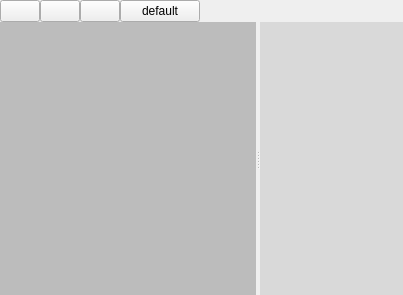
<?xml version="1.0" encoding="UTF-8"?>
<ui version="4.0">
 <class>PlanEditor</class>
 <widget class="QWidget" name="PlanEditor">
  <property name="geometry">
   <rect>
    <x>0</x>
    <y>0</y>
    <width>403</width>
    <height>295</height>
   </rect>
  </property>
  <property name="windowTitle">
   <string>Plan Editor</string>
  </property>
  <layout class="QGridLayout" name="gridLayout">
   <property name="leftMargin">
    <number>0</number>
   </property>
   <property name="topMargin">
    <number>0</number>
   </property>
   <property name="rightMargin">
    <number>0</number>
   </property>
   <property name="bottomMargin">
    <number>0</number>
   </property>
   <property name="spacing">
    <number>0</number>
   </property>
   <item row="0" column="3">
    <widget class="QPushButton" name="pushButtonTest">
     <property name="text">
      <string>default</string>
     </property>
    </widget>
   </item>
   <item row="0" column="4">
    <spacer name="horizontalSpacer">
     <property name="orientation">
      <enum>Qt::Horizontal</enum>
     </property>
     <property name="sizeHint" stdset="0">
      <size>
       <width>40</width>
       <height>20</height>
      </size>
     </property>
    </spacer>
   </item>
   <item row="1" column="0" colspan="5">
    <widget class="QSplitter" name="splitter">
     <property name="lineWidth">
      <number>0</number>
     </property>
     <property name="orientation">
      <enum>Qt::Horizontal</enum>
     </property>
     <widget class="plan::CodeEditor" name="plainTextEditPlan">
      <property name="sizePolicy">
       <sizepolicy hsizetype="MinimumExpanding" vsizetype="MinimumExpanding">
        <horstretch>0</horstretch>
        <verstretch>0</verstretch>
       </sizepolicy>
      </property>
      <property name="palette">
       <palette>
        <active>
         <colorrole role="WindowText">
          <brush brushstyle="SolidPattern">
           <color alpha="255">
            <red>255</red>
            <green>255</green>
            <blue>255</blue>
           </color>
          </brush>
         </colorrole>
         <colorrole role="Button">
          <brush brushstyle="SolidPattern">
           <color alpha="44">
            <red>0</red>
            <green>0</green>
            <blue>0</blue>
           </color>
          </brush>
         </colorrole>
         <colorrole role="Light">
          <brush brushstyle="SolidPattern">
           <color alpha="44">
            <red>0</red>
            <green>0</green>
            <blue>0</blue>
           </color>
          </brush>
         </colorrole>
         <colorrole role="Midlight">
          <brush brushstyle="SolidPattern">
           <color alpha="44">
            <red>0</red>
            <green>0</green>
            <blue>0</blue>
           </color>
          </brush>
         </colorrole>
         <colorrole role="Dark">
          <brush brushstyle="SolidPattern">
           <color alpha="44">
            <red>0</red>
            <green>0</green>
            <blue>0</blue>
           </color>
          </brush>
         </colorrole>
         <colorrole role="Mid">
          <brush brushstyle="SolidPattern">
           <color alpha="44">
            <red>0</red>
            <green>0</green>
            <blue>0</blue>
           </color>
          </brush>
         </colorrole>
         <colorrole role="Text">
          <brush brushstyle="SolidPattern">
           <color alpha="255">
            <red>255</red>
            <green>255</green>
            <blue>255</blue>
           </color>
          </brush>
         </colorrole>
         <colorrole role="BrightText">
          <brush brushstyle="SolidPattern">
           <color alpha="255">
            <red>255</red>
            <green>255</green>
            <blue>255</blue>
           </color>
          </brush>
         </colorrole>
         <colorrole role="ButtonText">
          <brush brushstyle="SolidPattern">
           <color alpha="255">
            <red>255</red>
            <green>255</green>
            <blue>255</blue>
           </color>
          </brush>
         </colorrole>
         <colorrole role="Base">
          <brush brushstyle="SolidPattern">
           <color alpha="54">
            <red>0</red>
            <green>0</green>
            <blue>0</blue>
           </color>
          </brush>
         </colorrole>
         <colorrole role="Window">
          <brush brushstyle="SolidPattern">
           <color alpha="44">
            <red>0</red>
            <green>0</green>
            <blue>0</blue>
           </color>
          </brush>
         </colorrole>
         <colorrole role="Shadow">
          <brush brushstyle="SolidPattern">
           <color alpha="255">
            <red>0</red>
            <green>0</green>
            <blue>0</blue>
           </color>
          </brush>
         </colorrole>
         <colorrole role="AlternateBase">
          <brush brushstyle="SolidPattern">
           <color alpha="149">
            <red>0</red>
            <green>0</green>
            <blue>0</blue>
           </color>
          </brush>
         </colorrole>
         <colorrole role="ToolTipBase">
          <brush brushstyle="SolidPattern">
           <color alpha="255">
            <red>255</red>
            <green>255</green>
            <blue>220</blue>
           </color>
          </brush>
         </colorrole>
         <colorrole role="ToolTipText">
          <brush brushstyle="SolidPattern">
           <color alpha="255">
            <red>0</red>
            <green>0</green>
            <blue>0</blue>
           </color>
          </brush>
         </colorrole>
         <colorrole role="PlaceholderText">
          <brush brushstyle="NoBrush">
           <color alpha="128">
            <red>255</red>
            <green>255</green>
            <blue>255</blue>
           </color>
          </brush>
         </colorrole>
        </active>
        <inactive>
         <colorrole role="WindowText">
          <brush brushstyle="SolidPattern">
           <color alpha="255">
            <red>255</red>
            <green>255</green>
            <blue>255</blue>
           </color>
          </brush>
         </colorrole>
         <colorrole role="Button">
          <brush brushstyle="SolidPattern">
           <color alpha="44">
            <red>0</red>
            <green>0</green>
            <blue>0</blue>
           </color>
          </brush>
         </colorrole>
         <colorrole role="Light">
          <brush brushstyle="SolidPattern">
           <color alpha="44">
            <red>0</red>
            <green>0</green>
            <blue>0</blue>
           </color>
          </brush>
         </colorrole>
         <colorrole role="Midlight">
          <brush brushstyle="SolidPattern">
           <color alpha="44">
            <red>0</red>
            <green>0</green>
            <blue>0</blue>
           </color>
          </brush>
         </colorrole>
         <colorrole role="Dark">
          <brush brushstyle="SolidPattern">
           <color alpha="44">
            <red>0</red>
            <green>0</green>
            <blue>0</blue>
           </color>
          </brush>
         </colorrole>
         <colorrole role="Mid">
          <brush brushstyle="SolidPattern">
           <color alpha="44">
            <red>0</red>
            <green>0</green>
            <blue>0</blue>
           </color>
          </brush>
         </colorrole>
         <colorrole role="Text">
          <brush brushstyle="SolidPattern">
           <color alpha="255">
            <red>255</red>
            <green>255</green>
            <blue>255</blue>
           </color>
          </brush>
         </colorrole>
         <colorrole role="BrightText">
          <brush brushstyle="SolidPattern">
           <color alpha="255">
            <red>255</red>
            <green>255</green>
            <blue>255</blue>
           </color>
          </brush>
         </colorrole>
         <colorrole role="ButtonText">
          <brush brushstyle="SolidPattern">
           <color alpha="255">
            <red>255</red>
            <green>255</green>
            <blue>255</blue>
           </color>
          </brush>
         </colorrole>
         <colorrole role="Base">
          <brush brushstyle="SolidPattern">
           <color alpha="54">
            <red>0</red>
            <green>0</green>
            <blue>0</blue>
           </color>
          </brush>
         </colorrole>
         <colorrole role="Window">
          <brush brushstyle="SolidPattern">
           <color alpha="44">
            <red>0</red>
            <green>0</green>
            <blue>0</blue>
           </color>
          </brush>
         </colorrole>
         <colorrole role="Shadow">
          <brush brushstyle="SolidPattern">
           <color alpha="255">
            <red>0</red>
            <green>0</green>
            <blue>0</blue>
           </color>
          </brush>
         </colorrole>
         <colorrole role="AlternateBase">
          <brush brushstyle="SolidPattern">
           <color alpha="149">
            <red>0</red>
            <green>0</green>
            <blue>0</blue>
           </color>
          </brush>
         </colorrole>
         <colorrole role="ToolTipBase">
          <brush brushstyle="SolidPattern">
           <color alpha="255">
            <red>255</red>
            <green>255</green>
            <blue>220</blue>
           </color>
          </brush>
         </colorrole>
         <colorrole role="ToolTipText">
          <brush brushstyle="SolidPattern">
           <color alpha="255">
            <red>0</red>
            <green>0</green>
            <blue>0</blue>
           </color>
          </brush>
         </colorrole>
         <colorrole role="PlaceholderText">
          <brush brushstyle="NoBrush">
           <color alpha="128">
            <red>255</red>
            <green>255</green>
            <blue>255</blue>
           </color>
          </brush>
         </colorrole>
        </inactive>
        <disabled>
         <colorrole role="WindowText">
          <brush brushstyle="SolidPattern">
           <color alpha="44">
            <red>0</red>
            <green>0</green>
            <blue>0</blue>
           </color>
          </brush>
         </colorrole>
         <colorrole role="Button">
          <brush brushstyle="SolidPattern">
           <color alpha="44">
            <red>0</red>
            <green>0</green>
            <blue>0</blue>
           </color>
          </brush>
         </colorrole>
         <colorrole role="Light">
          <brush brushstyle="SolidPattern">
           <color alpha="44">
            <red>0</red>
            <green>0</green>
            <blue>0</blue>
           </color>
          </brush>
         </colorrole>
         <colorrole role="Midlight">
          <brush brushstyle="SolidPattern">
           <color alpha="44">
            <red>0</red>
            <green>0</green>
            <blue>0</blue>
           </color>
          </brush>
         </colorrole>
         <colorrole role="Dark">
          <brush brushstyle="SolidPattern">
           <color alpha="44">
            <red>0</red>
            <green>0</green>
            <blue>0</blue>
           </color>
          </brush>
         </colorrole>
         <colorrole role="Mid">
          <brush brushstyle="SolidPattern">
           <color alpha="44">
            <red>0</red>
            <green>0</green>
            <blue>0</blue>
           </color>
          </brush>
         </colorrole>
         <colorrole role="Text">
          <brush brushstyle="SolidPattern">
           <color alpha="44">
            <red>0</red>
            <green>0</green>
            <blue>0</blue>
           </color>
          </brush>
         </colorrole>
         <colorrole role="BrightText">
          <brush brushstyle="SolidPattern">
           <color alpha="255">
            <red>255</red>
            <green>255</green>
            <blue>255</blue>
           </color>
          </brush>
         </colorrole>
         <colorrole role="ButtonText">
          <brush brushstyle="SolidPattern">
           <color alpha="44">
            <red>0</red>
            <green>0</green>
            <blue>0</blue>
           </color>
          </brush>
         </colorrole>
         <colorrole role="Base">
          <brush brushstyle="SolidPattern">
           <color alpha="44">
            <red>0</red>
            <green>0</green>
            <blue>0</blue>
           </color>
          </brush>
         </colorrole>
         <colorrole role="Window">
          <brush brushstyle="SolidPattern">
           <color alpha="44">
            <red>0</red>
            <green>0</green>
            <blue>0</blue>
           </color>
          </brush>
         </colorrole>
         <colorrole role="Shadow">
          <brush brushstyle="SolidPattern">
           <color alpha="255">
            <red>0</red>
            <green>0</green>
            <blue>0</blue>
           </color>
          </brush>
         </colorrole>
         <colorrole role="AlternateBase">
          <brush brushstyle="SolidPattern">
           <color alpha="44">
            <red>0</red>
            <green>0</green>
            <blue>0</blue>
           </color>
          </brush>
         </colorrole>
         <colorrole role="ToolTipBase">
          <brush brushstyle="SolidPattern">
           <color alpha="255">
            <red>255</red>
            <green>255</green>
            <blue>220</blue>
           </color>
          </brush>
         </colorrole>
         <colorrole role="ToolTipText">
          <brush brushstyle="SolidPattern">
           <color alpha="255">
            <red>0</red>
            <green>0</green>
            <blue>0</blue>
           </color>
          </brush>
         </colorrole>
         <colorrole role="PlaceholderText">
          <brush brushstyle="NoBrush">
           <color alpha="128">
            <red>255</red>
            <green>255</green>
            <blue>255</blue>
           </color>
          </brush>
         </colorrole>
        </disabled>
       </palette>
      </property>
      <property name="font">
       <font>
        <family>Courier</family>
        <pointsize>10</pointsize>
       </font>
      </property>
      <property name="frameShape">
       <enum>QFrame::NoFrame</enum>
      </property>
      <property name="frameShadow">
       <enum>QFrame::Plain</enum>
      </property>
      <property name="plainText">
       <string/>
      </property>
      <property name="tabStopDistance">
       <double>30.000000000000000</double>
      </property>
     </widget>
     <widget class="QPlainTextEdit" name="plainTextEditParseErrors">
      <property name="palette">
       <palette>
        <active>
         <colorrole role="WindowText">
          <brush brushstyle="SolidPattern">
           <color alpha="255">
            <red>255</red>
            <green>255</green>
            <blue>255</blue>
           </color>
          </brush>
         </colorrole>
         <colorrole role="Button">
          <brush brushstyle="SolidPattern">
           <color alpha="68">
            <red>0</red>
            <green>0</green>
            <blue>0</blue>
           </color>
          </brush>
         </colorrole>
         <colorrole role="Light">
          <brush brushstyle="SolidPattern">
           <color alpha="68">
            <red>0</red>
            <green>0</green>
            <blue>0</blue>
           </color>
          </brush>
         </colorrole>
         <colorrole role="Midlight">
          <brush brushstyle="SolidPattern">
           <color alpha="68">
            <red>0</red>
            <green>0</green>
            <blue>0</blue>
           </color>
          </brush>
         </colorrole>
         <colorrole role="Dark">
          <brush brushstyle="SolidPattern">
           <color alpha="68">
            <red>0</red>
            <green>0</green>
            <blue>0</blue>
           </color>
          </brush>
         </colorrole>
         <colorrole role="Mid">
          <brush brushstyle="SolidPattern">
           <color alpha="68">
            <red>0</red>
            <green>0</green>
            <blue>0</blue>
           </color>
          </brush>
         </colorrole>
         <colorrole role="Text">
          <brush brushstyle="SolidPattern">
           <color alpha="255">
            <red>255</red>
            <green>255</green>
            <blue>255</blue>
           </color>
          </brush>
         </colorrole>
         <colorrole role="BrightText">
          <brush brushstyle="SolidPattern">
           <color alpha="255">
            <red>255</red>
            <green>255</green>
            <blue>255</blue>
           </color>
          </brush>
         </colorrole>
         <colorrole role="ButtonText">
          <brush brushstyle="SolidPattern">
           <color alpha="255">
            <red>255</red>
            <green>255</green>
            <blue>255</blue>
           </color>
          </brush>
         </colorrole>
         <colorrole role="Base">
          <brush brushstyle="SolidPattern">
           <color alpha="24">
            <red>0</red>
            <green>0</green>
            <blue>0</blue>
           </color>
          </brush>
         </colorrole>
         <colorrole role="Window">
          <brush brushstyle="SolidPattern">
           <color alpha="68">
            <red>0</red>
            <green>0</green>
            <blue>0</blue>
           </color>
          </brush>
         </colorrole>
         <colorrole role="Shadow">
          <brush brushstyle="SolidPattern">
           <color alpha="255">
            <red>0</red>
            <green>0</green>
            <blue>0</blue>
           </color>
          </brush>
         </colorrole>
         <colorrole role="AlternateBase">
          <brush brushstyle="SolidPattern">
           <color alpha="161">
            <red>0</red>
            <green>0</green>
            <blue>0</blue>
           </color>
          </brush>
         </colorrole>
         <colorrole role="ToolTipBase">
          <brush brushstyle="SolidPattern">
           <color alpha="255">
            <red>255</red>
            <green>255</green>
            <blue>220</blue>
           </color>
          </brush>
         </colorrole>
         <colorrole role="ToolTipText">
          <brush brushstyle="SolidPattern">
           <color alpha="255">
            <red>0</red>
            <green>0</green>
            <blue>0</blue>
           </color>
          </brush>
         </colorrole>
         <colorrole role="PlaceholderText">
          <brush brushstyle="NoBrush">
           <color alpha="128">
            <red>255</red>
            <green>255</green>
            <blue>255</blue>
           </color>
          </brush>
         </colorrole>
        </active>
        <inactive>
         <colorrole role="WindowText">
          <brush brushstyle="SolidPattern">
           <color alpha="255">
            <red>255</red>
            <green>255</green>
            <blue>255</blue>
           </color>
          </brush>
         </colorrole>
         <colorrole role="Button">
          <brush brushstyle="SolidPattern">
           <color alpha="68">
            <red>0</red>
            <green>0</green>
            <blue>0</blue>
           </color>
          </brush>
         </colorrole>
         <colorrole role="Light">
          <brush brushstyle="SolidPattern">
           <color alpha="68">
            <red>0</red>
            <green>0</green>
            <blue>0</blue>
           </color>
          </brush>
         </colorrole>
         <colorrole role="Midlight">
          <brush brushstyle="SolidPattern">
           <color alpha="68">
            <red>0</red>
            <green>0</green>
            <blue>0</blue>
           </color>
          </brush>
         </colorrole>
         <colorrole role="Dark">
          <brush brushstyle="SolidPattern">
           <color alpha="68">
            <red>0</red>
            <green>0</green>
            <blue>0</blue>
           </color>
          </brush>
         </colorrole>
         <colorrole role="Mid">
          <brush brushstyle="SolidPattern">
           <color alpha="68">
            <red>0</red>
            <green>0</green>
            <blue>0</blue>
           </color>
          </brush>
         </colorrole>
         <colorrole role="Text">
          <brush brushstyle="SolidPattern">
           <color alpha="255">
            <red>255</red>
            <green>255</green>
            <blue>255</blue>
           </color>
          </brush>
         </colorrole>
         <colorrole role="BrightText">
          <brush brushstyle="SolidPattern">
           <color alpha="255">
            <red>255</red>
            <green>255</green>
            <blue>255</blue>
           </color>
          </brush>
         </colorrole>
         <colorrole role="ButtonText">
          <brush brushstyle="SolidPattern">
           <color alpha="255">
            <red>255</red>
            <green>255</green>
            <blue>255</blue>
           </color>
          </brush>
         </colorrole>
         <colorrole role="Base">
          <brush brushstyle="SolidPattern">
           <color alpha="24">
            <red>0</red>
            <green>0</green>
            <blue>0</blue>
           </color>
          </brush>
         </colorrole>
         <colorrole role="Window">
          <brush brushstyle="SolidPattern">
           <color alpha="68">
            <red>0</red>
            <green>0</green>
            <blue>0</blue>
           </color>
          </brush>
         </colorrole>
         <colorrole role="Shadow">
          <brush brushstyle="SolidPattern">
           <color alpha="255">
            <red>0</red>
            <green>0</green>
            <blue>0</blue>
           </color>
          </brush>
         </colorrole>
         <colorrole role="AlternateBase">
          <brush brushstyle="SolidPattern">
           <color alpha="161">
            <red>0</red>
            <green>0</green>
            <blue>0</blue>
           </color>
          </brush>
         </colorrole>
         <colorrole role="ToolTipBase">
          <brush brushstyle="SolidPattern">
           <color alpha="255">
            <red>255</red>
            <green>255</green>
            <blue>220</blue>
           </color>
          </brush>
         </colorrole>
         <colorrole role="ToolTipText">
          <brush brushstyle="SolidPattern">
           <color alpha="255">
            <red>0</red>
            <green>0</green>
            <blue>0</blue>
           </color>
          </brush>
         </colorrole>
         <colorrole role="PlaceholderText">
          <brush brushstyle="NoBrush">
           <color alpha="128">
            <red>255</red>
            <green>255</green>
            <blue>255</blue>
           </color>
          </brush>
         </colorrole>
        </inactive>
        <disabled>
         <colorrole role="WindowText">
          <brush brushstyle="SolidPattern">
           <color alpha="68">
            <red>0</red>
            <green>0</green>
            <blue>0</blue>
           </color>
          </brush>
         </colorrole>
         <colorrole role="Button">
          <brush brushstyle="SolidPattern">
           <color alpha="68">
            <red>0</red>
            <green>0</green>
            <blue>0</blue>
           </color>
          </brush>
         </colorrole>
         <colorrole role="Light">
          <brush brushstyle="SolidPattern">
           <color alpha="68">
            <red>0</red>
            <green>0</green>
            <blue>0</blue>
           </color>
          </brush>
         </colorrole>
         <colorrole role="Midlight">
          <brush brushstyle="SolidPattern">
           <color alpha="68">
            <red>0</red>
            <green>0</green>
            <blue>0</blue>
           </color>
          </brush>
         </colorrole>
         <colorrole role="Dark">
          <brush brushstyle="SolidPattern">
           <color alpha="68">
            <red>0</red>
            <green>0</green>
            <blue>0</blue>
           </color>
          </brush>
         </colorrole>
         <colorrole role="Mid">
          <brush brushstyle="SolidPattern">
           <color alpha="68">
            <red>0</red>
            <green>0</green>
            <blue>0</blue>
           </color>
          </brush>
         </colorrole>
         <colorrole role="Text">
          <brush brushstyle="SolidPattern">
           <color alpha="68">
            <red>0</red>
            <green>0</green>
            <blue>0</blue>
           </color>
          </brush>
         </colorrole>
         <colorrole role="BrightText">
          <brush brushstyle="SolidPattern">
           <color alpha="255">
            <red>255</red>
            <green>255</green>
            <blue>255</blue>
           </color>
          </brush>
         </colorrole>
         <colorrole role="ButtonText">
          <brush brushstyle="SolidPattern">
           <color alpha="68">
            <red>0</red>
            <green>0</green>
            <blue>0</blue>
           </color>
          </brush>
         </colorrole>
         <colorrole role="Base">
          <brush brushstyle="SolidPattern">
           <color alpha="68">
            <red>0</red>
            <green>0</green>
            <blue>0</blue>
           </color>
          </brush>
         </colorrole>
         <colorrole role="Window">
          <brush brushstyle="SolidPattern">
           <color alpha="68">
            <red>0</red>
            <green>0</green>
            <blue>0</blue>
           </color>
          </brush>
         </colorrole>
         <colorrole role="Shadow">
          <brush brushstyle="SolidPattern">
           <color alpha="255">
            <red>0</red>
            <green>0</green>
            <blue>0</blue>
           </color>
          </brush>
         </colorrole>
         <colorrole role="AlternateBase">
          <brush brushstyle="SolidPattern">
           <color alpha="68">
            <red>0</red>
            <green>0</green>
            <blue>0</blue>
           </color>
          </brush>
         </colorrole>
         <colorrole role="ToolTipBase">
          <brush brushstyle="SolidPattern">
           <color alpha="255">
            <red>255</red>
            <green>255</green>
            <blue>220</blue>
           </color>
          </brush>
         </colorrole>
         <colorrole role="ToolTipText">
          <brush brushstyle="SolidPattern">
           <color alpha="255">
            <red>0</red>
            <green>0</green>
            <blue>0</blue>
           </color>
          </brush>
         </colorrole>
         <colorrole role="PlaceholderText">
          <brush brushstyle="NoBrush">
           <color alpha="128">
            <red>255</red>
            <green>255</green>
            <blue>255</blue>
           </color>
          </brush>
         </colorrole>
        </disabled>
       </palette>
      </property>
      <property name="frameShape">
       <enum>QFrame::NoFrame</enum>
      </property>
      <property name="frameShadow">
       <enum>QFrame::Plain</enum>
      </property>
      <property name="lineWidth">
       <number>0</number>
      </property>
      <property name="readOnly">
       <bool>true</bool>
      </property>
     </widget>
    </widget>
   </item>
   <item row="0" column="0">
    <widget class="QPushButton" name="pushButtonSave">
     <property name="toolTip">
      <string>Save plan</string>
     </property>
     <property name="text">
      <string/>
     </property>
     <property name="icon">
      <iconset resource="../../libres/resources/icons.qrc">
       <normaloff>:/icons/save.svg</normaloff>:/icons/save.svg</iconset>
     </property>
    </widget>
   </item>
   <item row="0" column="1">
    <widget class="QPushButton" name="pushButtonTidy">
     <property name="toolTip">
      <string>Tidy up formatting of text</string>
     </property>
     <property name="text">
      <string/>
     </property>
     <property name="icon">
      <iconset resource="../../libres/resources/icons.qrc">
       <normaloff>:/icons/tidy.svg</normaloff>:/icons/tidy.svg</iconset>
     </property>
    </widget>
   </item>
   <item row="0" column="2">
    <widget class="QPushButton" name="pushButtonParse">
     <property name="toolTip">
      <string>Parse the plan</string>
     </property>
     <property name="text">
      <string/>
     </property>
     <property name="icon">
      <iconset resource="../../libres/resources/icons.qrc">
       <normaloff>:/icons/parse.svg</normaloff>:/icons/parse.svg</iconset>
     </property>
    </widget>
   </item>
  </layout>
 </widget>
 <customwidgets>
  <customwidget>
   <class>plan::CodeEditor</class>
   <extends>QPlainTextEdit</extends>
   <header location="global">plan/CodeEditor.hpp</header>
  </customwidget>
 </customwidgets>
 <resources>
  <include location="../../libres/resources/icons.qrc"/>
 </resources>
 <connections/>
</ui>
